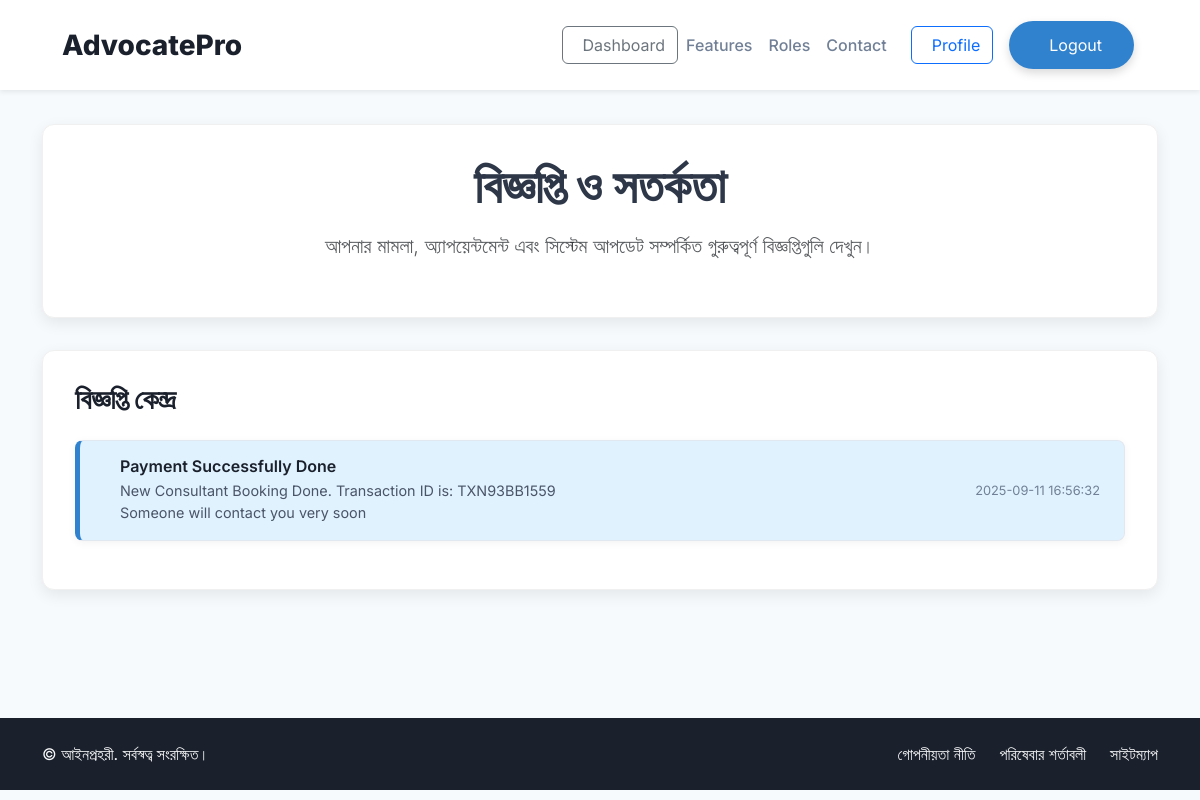
The page /advocate/advocate_notifications-advocate.php (signed in) on the database as committed earlier.
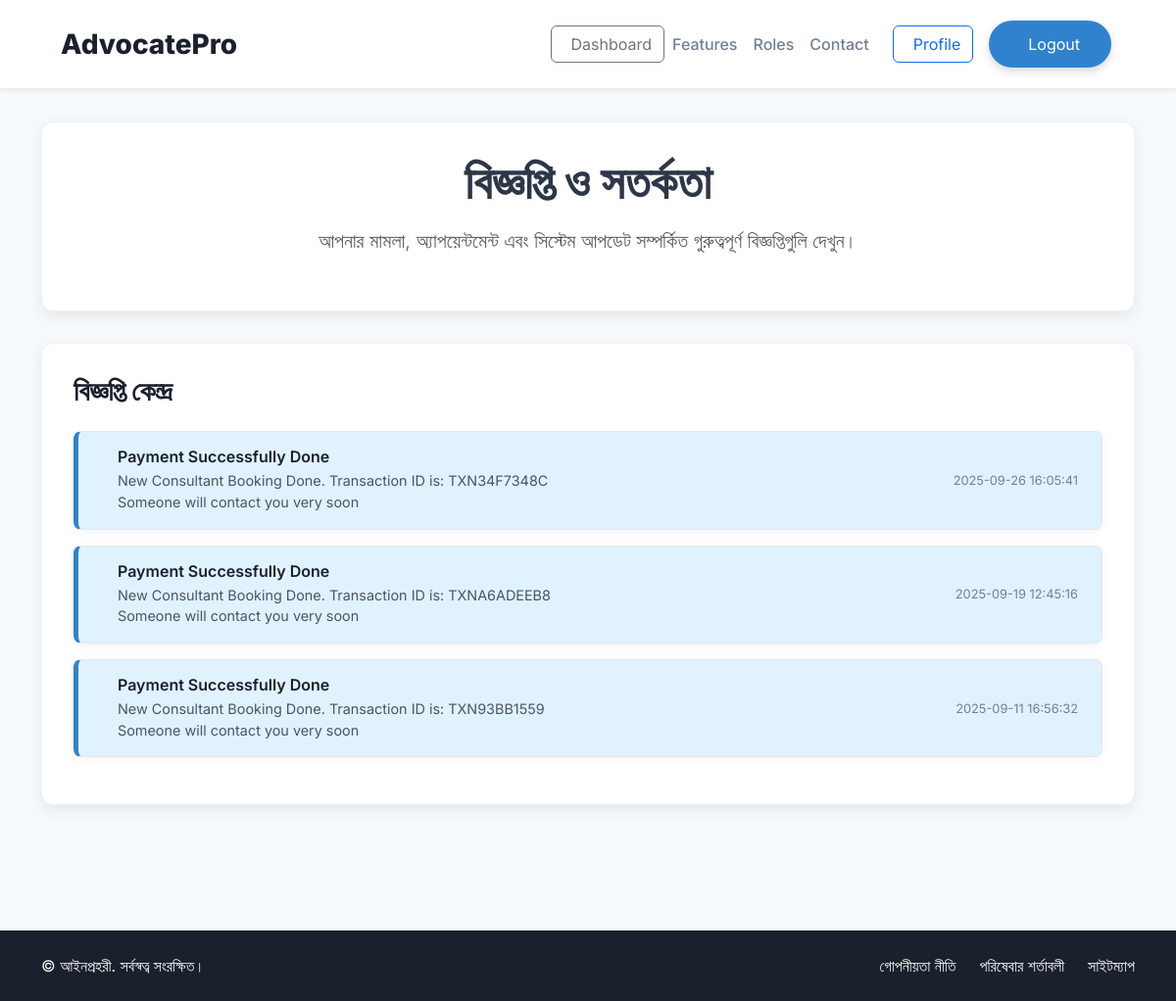
The same page on the database as committed later.
### tables this page shows
CREATE TABLE `notification` (
  `id` int NOT NULL,
  `user_id` int NOT NULL,
  `title` varchar(1000) NOT NULL,
  `des` varchar(1000) NOT NULL,
  `datetime` varchar(1000) NOT NULL
);

### advocate/advocate_notifications-advocate.php (the view, shortened to what this page needs)
<!DOCTYPE html>
<html lang="en">
<head>
    <link href="https://cdn.jsdelivr.net/npm/bootstrap@5.3.3/dist/css/bootstrap.min.css" rel="stylesheet" xintegrity="sha384-QWTKZyjpPEjISv5WaRU9OFeRpok6YctnYmDr5pNlyT2bRjXh0JMhjY6hW+ALEwIH">
</head>
<body>
    <?php include 'digging/navbar.php'; ?>
    <section class="main-content-container">
        <div class="container">
            <div class="info-card text-center">
                <h1 class="display-5 fw-bold mb-3" id="page-heading">বিজ্ঞপ্তি ও সতর্কতা</h1>
                <p class="lead text-muted mb-4" id="page-description">আপনার মামলা, অ্যাপয়েন্টমেন্ট এবং সিস্টেম আপডেট সম্পর্কিত গুরুত্বপূর্ণ বিজ্ঞপ্তিগুলি দেখুন।</p>
            </div>
            <div class="row g-4 mb-5">
                <div class="col-lg-12">
                    <div class="info-card">
                        <h3 class="section-header" id="notification-center-heading">বিজ্ঞপ্তি কেন্দ্র</h3>
                        <div id="notification-list">
                            <?php
                            include '../configuration/config.php';
                            $sql = "SELECT * FROM notification WHERE user_id={$_SESSION['id']} ORDER BY id DESC";
                            $result = mysqli_query($conn, $sql);
                            while ($row = mysqli_fetch_assoc($result)) {
                            ?>
                            <div class="notification-item unread" id="notification-1">
                                <div class="content">
                                    <h6 id="notification-title-1">
                                        <?php echo $row['title']; ?>
                                    </h6>
                                    <p id="notification-text-1">
                                        <?php echo $row['des']; ?>
                                    </p>
                                </div>
                                <span class="timestamp" id="notification-time-1">
                                    <?php echo $row['datetime']; ?>
                                </span>
                            </div>
                            <?php } ?>
                        </div>
                    </div>
                </div>
            </div>
        </div>
    </section>
    <footer class="bg-gray-900-custom text-light py-4">
        <div class="container text-center text-md-start d-md-flex justify-content-between align-items-center">
            <div class="mb-3 mb-md-0">
                <p class="mb-0" id="footer-copyright">&copy; <span id="current-year"></span> আইনপ্রহরী. সর্বস্বত্ব সংরক্ষিত।</p>
            </div>
            <div class="d-flex justify-content-center gap-4">
                <a href="#" class="text-light text-decoration-none hover-white" id="footer-privacy">গোপনীয়তা নীতি</a>
                <a href="#" class="text-light text-decoration-none hover-white" id="footer-terms">পরিষেবার শর্তাবলী</a>
                <a href="#" class="text-light text-decoration-none hover-white" id="footer-sitemap">সাইটম্যাপ</a>
            </div>
        </div>
    </footer>
</body>
</html>

Rows that differ between the two databases and show on the page:
added notification: title "Payment Successfully Done", des "New Consultant Booking Done. Transaction ID is: TXN34F7348C Someone will contact you very soon", datetime "2025-09-26 16:05:41"
added notification: title "Payment Successfully Done", des "New Consultant Booking Done. Transaction ID is: TXNA6ADEEB8 Someone will contact you very soon", datetime "2025-09-19 12:45:16"
